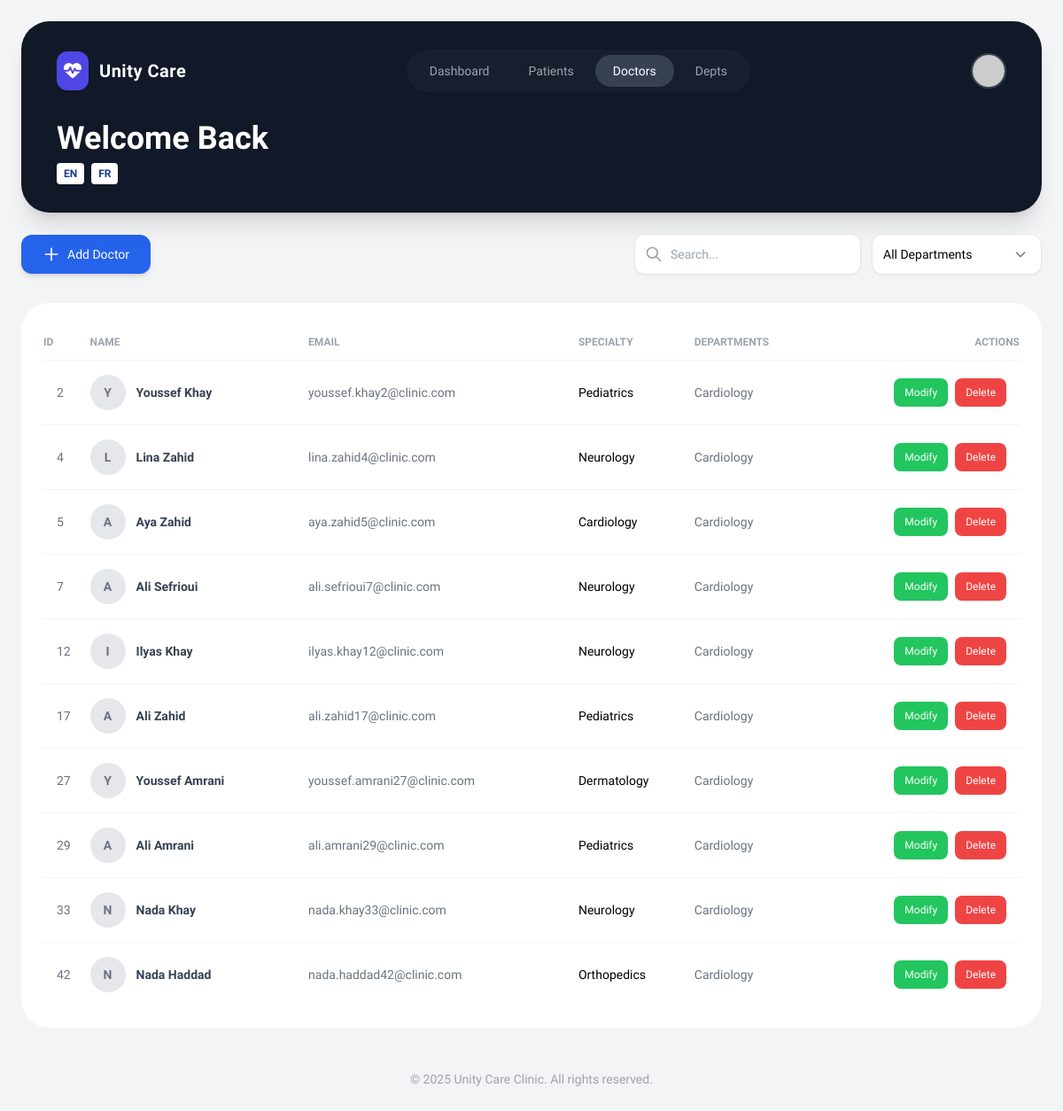
/doctors/doctors.php (signed in), run on the app's committed database.
### tables this page shows
CREATE TABLE doctors (
    id INT AUTO_INCREMENT PRIMARY KEY,
    first_name VARCHAR(100) NOT NULL,
    last_name VARCHAR(100) NOT NULL,
    email VARCHAR(150),
    phone VARCHAR(50),
    specialty VARCHAR(150),
    department_id INT NOT NULL,
    created_at DATETIME,
    updated_at DATETIME,

    CONSTRAINT fk_doctor_department
        FOREIGN KEY (department_id)
        REFERENCES departments(id)
        ON UPDATE CASCADE
        ON DELETE RESTRICT
);

CREATE TABLE departments (
    id INT AUTO_INCREMENT PRIMARY KEY,
    name VARCHAR(150) NOT NULL UNIQUE,
    description TEXT,
    created_at DATETIME,
    updated_at DATETIME
);

### languages/en.php (called while the page is built)
<?php
return [
    'welcome' => 'Good morning',
    'quick_action' => 'Quick Action',
    'logout' => 'Log Out',
    'add_doctor' => 'Add Doctor',
    'total_patients' => 'Total Patients',
    'total_doctors' => 'Total Doctors',
    'departments' => 'Departments',
    'recent_patients' => 'Recent Patients',
    'view_all' => 'View All',
    'statistics' => 'Statistics',
    'doctors_per_dept' => 'Doctors per Department',
    'top_categories' => 'Top Categories',
    'patient_demographics' => 'Patient Demographics',
    'modify' => 'Modify',
    'delete' => 'Delete',
    'modify_patient' => 'Modify Patient',
    'save_changes' => 'Save Changes',
    'cancel' => 'Cancel',
    'id' => 'ID',
    'name' => 'Name',
    'email' => 'Email',
    'gender' => 'Gender',
    'phone' => 'Phone'
];
?>

### doctors/doctors.php (the view, shortened to what this page needs)
<?php
include '../dashboard/header.php';
include '../config/connection.php';
?>
<?php
    $DoctorQuery  = 'SELECT DOC.id, DOC.first_name, DOC.last_name, DOC.email, DOC.phone, DOC.specialty, DOC.department_id, DEP.name
                     FROM doctors DOC
                     JOIN departments DEP ON DEP.id = DOC.department_id
                     LIMIT 10';
    $DoctorQueryResult = mysqli_query($conn, $DoctorQuery);
?>
<div class="flex flex-col md:flex-row justify-between items-center gap-4 mb-8">
    <a href="./save_doctor.php"
       onclick="openAddDoctorModal(event)"
       class="inline-flex items-center justify-center bg-blue-600 hover:bg-blue-700 text-white px-6 py-3 rounded-xl text-sm font-medium transition-all shadow-md hover:shadow-lg gap-2">
       <svg class="w-5 h-5" fill="none" stroke="currentColor" viewBox="0 0 24 24"><path stroke-linecap="round" stroke-linejoin="round" stroke-width="2" d="M12 4v16m8-8H4"></path></svg>
       <?php echo $t['add_doctor']; ?>
    </a>
    <div class="flex flex-col sm:flex-row gap-3 w-full md:w-auto">
        <div class="relative group w-full md:w-64">
            <div class="absolute inset-y-0 left-0 pl-3 flex items-center pointer-events-none">
            </div>
            <input type="text"
                   class="block w-full pl-10 pr-3 py-3 border border-gray-200 rounded-xl leading-5 bg-white placeholder-gray-400 focus:outline-none focus:ring-2 focus:ring-blue-500 focus:border-blue-500 sm:text-sm shadow-sm transition-all"
                   placeholder="<?php echo $t['search_placeholder'] ?? 'Search...'; ?>"
                   aria-label="Search">
        </div>
        <div class="relative w-full md:w-48">
            <select class="block w-full pl-3 pr-10 py-3 text-base border border-gray-200 focus:outline-none focus:ring-2 focus:ring-blue-500 focus:border-blue-500 sm:text-sm rounded-xl bg-white shadow-sm appearance-none cursor-pointer">
                <option value=""><?php echo $t['all_departments'] ?? 'All Departments'; ?></option>
            </select>
            <div class="pointer-events-none absolute inset-y-0 right-0 flex items-center px-4 text-gray-500">
            </div>
        </div>
    </div>
</div>
<div class="overflow-x-auto bg-white rounded-[2rem] p-6">
    <table class="w-full text-left border-collapse">
        <thead>
            <tr class="text-xs text-gray-400 uppercase border-b border-gray-100">
                <th class="py-3 font-semibold"><?php echo $t['id']; ?></th>
                <th class="py-3 font-semibold"><?php echo $t['name']; ?></th>
                <th class="py-3 font-semibold"><?php echo $t['email']; ?></th>
                <th class="py-3 font-semibold"><?php echo $t['specialty'] ?? 'Specialty'; ?></th>
                <th class="py-3 font-semibold"><?php echo $t['departments']; ?></th>
                <th class="py-3 font-semibold text-right"><?php echo $t['actions'] ?? 'Actions'; ?></th>
            </tr>
        </thead>
        <tbody class="text-sm">
            <?php
            while ($row = mysqli_fetch_assoc($DoctorQueryResult)) {
                $fullname = $row['first_name'] . ' ' . $row['last_name'];
                echo "
                <tr class='group hover:bg-gray-50 transition border-b border-gray-100 last:border-0'>
                    <td class='py-4 pl-4 font-medium text-gray-500'>{$row['id']}</td>
                    <td class='py-4'>
                        <div class='flex items-center gap-3'>
                            <div class='w-10 h-10 rounded-full bg-gray-200 flex items-center justify-center text-gray-500 font-bold'>
                                " . strtoupper(substr($row['first_name'], 0, 1)) . "
                            </div>
                            <span class='font-bold text-gray-700'> {$fullname} </span>
                        </div>
                    </td>
                    <td class='py-4 text-gray-500'>{$row['email']}</td>
                    <td class='py-4 font-medium'>{$row['specialty']}</td>
                    <td class='py-4 text-gray-500'>{$row['name']}</td>
                    <td class='py-4 text-right pr-4'>
                        <div class='flex items-center justify-end gap-2'>
                            <a href='./save_doctor.php'
                               class='edit-doctor-btn text-white bg-green-500 hover:bg-green-600 font-medium rounded-lg text-xs px-3 py-2 transition-all shadow-sm'
                               data-id='{$row['id']}'
                               data-firstname='{$row['first_name']}'
                               data-lastname='{$row['last_name']}'
                               data-email='{$row['email']}'
                               data-phone='{$row['phone']}' data-specialty='{$row['specialty']}'
                               data-dept-id='{$row['department_id']}'>
                               {$t['modify']}
                            </a>
                            <a href='delete.php?id={$row['id']}'
                               class='text-white bg-red-500 hover:bg-red-600 font-medium rounded-lg text-xs px-3 py-2 transition-all shadow-sm'>
                               {$t['delete']}
                            </a>
                        </div>
                    </td>
                </tr>";
            }
            ?>
        </tbody>
    </table>
</div>
<?php include '../dashboard/footer.php'; ?>

### dashboard/header.php (style rules this page uses)
body { font-family: 'Plus Jakarta Sans', sans-serif; }

### data on the page
doctors: id "2", first_name "Y", fullname "Youssef Khay", email "youssef.khay2@clinic.com", specialty "Pediatrics", department.name "Cardiology"
doctors: id "4", first_name "L", fullname "Lina Zahid", email "lina.zahid4@clinic.com", specialty "Neurology", department.name "Cardiology"
doctors: id "5", first_name "A", fullname "Aya Zahid", email "aya.zahid5@clinic.com", specialty "Cardiology", department.name "Cardiology"
doctors: id "7", first_name "A", fullname "Ali Sefrioui", email "ali.sefrioui7@clinic.com", specialty "Neurology", department.name "Cardiology"
doctors: id "12", first_name "I", fullname "Ilyas Khay", email "ilyas.khay12@clinic.com", specialty "Neurology", department.name "Cardiology"
doctors: id "17", first_name "A", fullname "Ali Zahid", email "ali.zahid17@clinic.com", specialty "Pediatrics", department.name "Cardiology"
doctors: id "27", first_name "Y", fullname "Youssef Amrani", email "youssef.amrani27@clinic.com", specialty "Dermatology", department.name "Cardiology"
doctors: id "29", first_name "A", fullname "Ali Amrani", email "ali.amrani29@clinic.com", specialty "Pediatrics", department.name "Cardiology"
doctors: id "33", first_name "N", fullname "Nada Khay", email "nada.khay33@clinic.com", specialty "Neurology", department.name "Cardiology"
doctors: id "42", first_name "N", fullname "Nada Haddad", email "nada.haddad42@clinic.com", specialty "Orthopedics", department.name "Cardiology"

### other printed values
$headerTitle "Welcome Back"
$t['add_doctor'] "Add Doctor"
$t['id'] "ID"
$t['name'] "NAME"
$t['email'] "EMAIL"
$t['specialty'] "SPECIALTY"
$t['departments'] "DEPARTMENTS"
$t['actions'] "ACTIONS"
form field value "All Departments"
